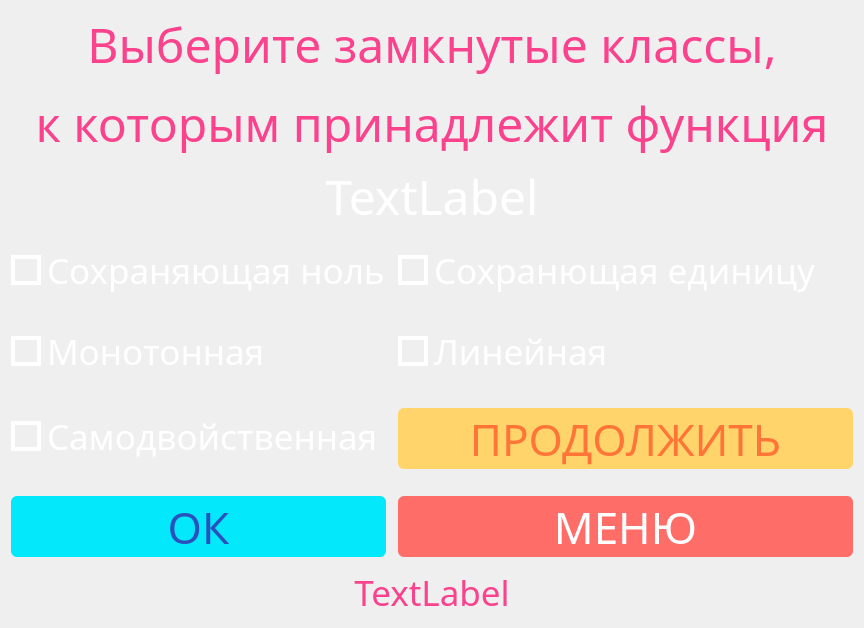
      <widget class="QWidget" name="page_10">
       <property name="styleSheet">
        <string notr="true">#page_10 {
	background-color: #18011b;
	color: #fff;
	background-image: url(:/images/1.png)
}

QGroupBox{
	color: #fecd4f;
	border: 4px solid white;
}

#label_10_function{
 color: #fff;
}

#label_10_score{
	color: #fa428d;
}

QPushButton {
    display: inline-block;	
	box-sizing: border-box;
	
	outline: none;
	border: none;  
	border-radius: 6px;

	color: #2a52be;
    margin: 10 px 5 px 10 px 5 px;
	background-color: #03e8fb;
	cursor: pointer;
	user-select: none;
	appearance: none;
	touch-action: manipulation;
}

QPushButton:hover {
  background-color: #ffd56b;
  color: #ff7538;
}

QPushButton:pressed {
	background-color: #AAAAAA;
    color: #fff;
}

QPushButton:enabled {
	pointer-events: none;
	opacity: 0;
}

QPushButton#pushButton_backtomenu10{
  background-color: #ff6d69;
  color: #fff;
}
QPushButton#pushButton_backtomenu10:hover{
  background-color: #ff3c36;
}
QPushButton#pushButton_backtomenu10:hover:pressed {
	background-color: #AAAAAA;
    color: #fff;
}

QCheckBox {
    color:                  white;
}

QCheckBox::indicator {
    width:                  22 px;
    height:                 22 px;
}

QCheckBox::indicator:checked {
    border:                 4px solid white;
	background-color: #fa428d;
}

QCheckBox::indicator:unchecked {
    border:                 4px solid white;
	background-color: rgba(0, 0, 0, 0.0);
}

QPushButton#restart10:enabled{
   background-color: #ffd56b;
   color: #ff7538;
}
QPushButton#restart10:enabled:hover {
	background-color: #AAAAAA;
    color: #fff;
}</string>
       </property>
       <layout class="QVBoxLayout" name="verticalLayout_13">
        <item>
         <widget class="QLabel" name="label_17">
          <property name="sizePolicy">
           <sizepolicy hsizetype="Preferred" vsizetype="Maximum">
            <horstretch>0</horstretch>
            <verstretch>0</verstretch>
           </sizepolicy>
          </property>
          <property name="font">
           <font>
            <family>XDRA Heavy</family>
            <pointsize>36</pointsize>
           </font>
          </property>
          <property name="text">
           <string>&lt;html&gt;&lt;head/&gt;&lt;body&gt;&lt;p&gt;&lt;span style=&quot; color:#fa428d;&quot;&gt;Выберите замкнутые классы,&lt;/span&gt;&lt;/p&gt;&lt;p&gt;&lt;span style=&quot; color:#fa428d;&quot;&gt;к которым принадлежит функция&lt;/span&gt;&lt;/p&gt;&lt;/body&gt;&lt;/html&gt;</string>
          </property>
          <property name="alignment">
           <set>Qt::AlignCenter</set>
          </property>
         </widget>
        </item>
        <item>
         <widget class="QLabel" name="label_10_function">
          <property name="font">
           <font>
            <family>XDRA Heavy</family>
            <pointsize>36</pointsize>
           </font>
          </property>
          <property name="text">
           <string>TextLabel</string>
          </property>
          <property name="alignment">
           <set>Qt::AlignCenter</set>
          </property>
         </widget>
        </item>
        <item>
         <layout class="QGridLayout" name="gridLayout_11" rowstretch="0,0,0,0" columnstretch="0,0">
          <property name="spacing">
           <number>12</number>
          </property>
          <item row="1" column="1">
           <widget class="QCheckBox" name="checkBox_10_3">
            <property name="sizePolicy">
             <sizepolicy hsizetype="Preferred" vsizetype="Preferred">
              <horstretch>0</horstretch>
              <verstretch>0</verstretch>
             </sizepolicy>
            </property>
            <property name="minimumSize">
             <size>
              <width>0</width>
              <height>69</height>
             </size>
            </property>
            <property name="font">
             <font>
              <family>XDRA Heavy</family>
              <pointsize>26</pointsize>
             </font>
            </property>
            <property name="text">
             <string>Линейная</string>
            </property>
           </widget>
          </item>
          <item row="1" column="0">
           <widget class="QCheckBox" name="checkBox_10_2">
            <property name="sizePolicy">
             <sizepolicy hsizetype="Preferred" vsizetype="Preferred">
              <horstretch>0</horstretch>
              <verstretch>0</verstretch>
             </sizepolicy>
            </property>
            <property name="minimumSize">
             <size>
              <width>0</width>
              <height>69</height>
             </size>
            </property>
            <property name="font">
             <font>
              <family>XDRA Heavy</family>
              <pointsize>26</pointsize>
             </font>
            </property>
            <property name="text">
             <string>Монотонная</string>
            </property>
           </widget>
          </item>
          <item row="0" column="0">
           <widget class="QCheckBox" name="checkBox_10_0">
            <property name="sizePolicy">
             <sizepolicy hsizetype="Preferred" vsizetype="Preferred">
              <horstretch>0</horstretch>
              <verstretch>0</verstretch>
             </sizepolicy>
            </property>
            <property name="minimumSize">
             <size>
              <width>0</width>
              <height>69</height>
             </size>
            </property>
            <property name="font">
             <font>
              <family>XDRA Heavy</family>
              <pointsize>26</pointsize>
             </font>
            </property>
            <property name="text">
             <string>Сохраняющая ноль</string>
            </property>
           </widget>
          </item>
          <item row="0" column="1">
           <widget class="QCheckBox" name="checkBox_10_1">
            <property name="sizePolicy">
             <sizepolicy hsizetype="Preferred" vsizetype="Preferred">
              <horstretch>0</horstretch>
              <verstretch>0</verstretch>
             </sizepolicy>
            </property>
            <property name="minimumSize">
             <size>
              <width>0</width>
              <height>69</height>
             </size>
            </property>
            <property name="font">
             <font>
              <family>XDRA Heavy</family>
              <pointsize>26</pointsize>
             </font>
            </property>
            <property name="text">
             <string>Сохранющая единицу    </string>
            </property>
           </widget>
          </item>
          <item row="2" column="0">
           <widget class="QCheckBox" name="checkBox_10_4">
            <property name="sizePolicy">
             <sizepolicy hsizetype="Preferred" vsizetype="Preferred">
              <horstretch>0</horstretch>
              <verstretch>0</verstretch>
             </sizepolicy>
            </property>
            <property name="minimumSize">
             <size>
              <width>0</width>
              <height>69</height>
             </size>
            </property>
            <property name="font">
             <font>
              <family>XDRA Heavy</family>
              <pointsize>26</pointsize>
             </font>
            </property>
            <property name="text">
             <string>Самодвойственная</string>
            </property>
           </widget>
          </item>
          <item row="2" column="1">
           <widget class="QPushButton" name="restart10">
            <property name="enabled">
             <bool>true</bool>
            </property>
            <property name="sizePolicy">
             <sizepolicy hsizetype="Preferred" vsizetype="Preferred">
              <horstretch>0</horstretch>
              <verstretch>0</verstretch>
             </sizepolicy>
            </property>
            <property name="font">
             <font>
              <family>XDRA Heavy</family>
              <pointsize>33</pointsize>
             </font>
            </property>
            <property name="text">
             <string>ПРОДОЛЖИТЬ</string>
            </property>
           </widget>
          </item>
          <item row="3" column="0" alignment="Qt::AlignVCenter">
           <widget class="QPushButton" name="pushButton_start10">
            <property name="sizePolicy">
             <sizepolicy hsizetype="Preferred" vsizetype="Preferred">
              <horstretch>0</horstretch>
              <verstretch>0</verstretch>
             </sizepolicy>
            </property>
            <property name="font">
             <font>
              <family>XDRA Heavy</family>
              <pointsize>33</pointsize>
             </font>
            </property>
            <property name="text">
             <string>ОК</string>
            </property>
           </widget>
          </item>
          <item row="3" column="1" alignment="Qt::AlignVCenter">
           <widget class="QPushButton" name="pushButton_backtomenu10">
            <property name="sizePolicy">
             <sizepolicy hsizetype="Preferred" vsizetype="Preferred">
              <horstretch>0</horstretch>
              <verstretch>0</verstretch>
             </sizepolicy>
            </property>
            <property name="font">
             <font>
              <family>XDRA Heavy</family>
              <pointsize>33</pointsize>
             </font>
            </property>
            <property name="text">
             <string>МЕНЮ</string>
            </property>
           </widget>
          </item>
         </layout>
        </item>
        <item>
         <widget class="QLabel" name="label_10_score">
          <property name="sizePolicy">
           <sizepolicy hsizetype="Preferred" vsizetype="Maximum">
            <horstretch>0</horstretch>
            <verstretch>0</verstretch>
           </sizepolicy>
          </property>
          <property name="font">
           <font>
            <family>XDRA Heavy</family>
            <pointsize>26</pointsize>
           </font>
          </property>
          <property name="text">
           <string>TextLabel</string>
          </property>
          <property name="alignment">
           <set>Qt::AlignCenter</set>
          </property>
         </widget>
        </item>
       </layout>
      </widget>
